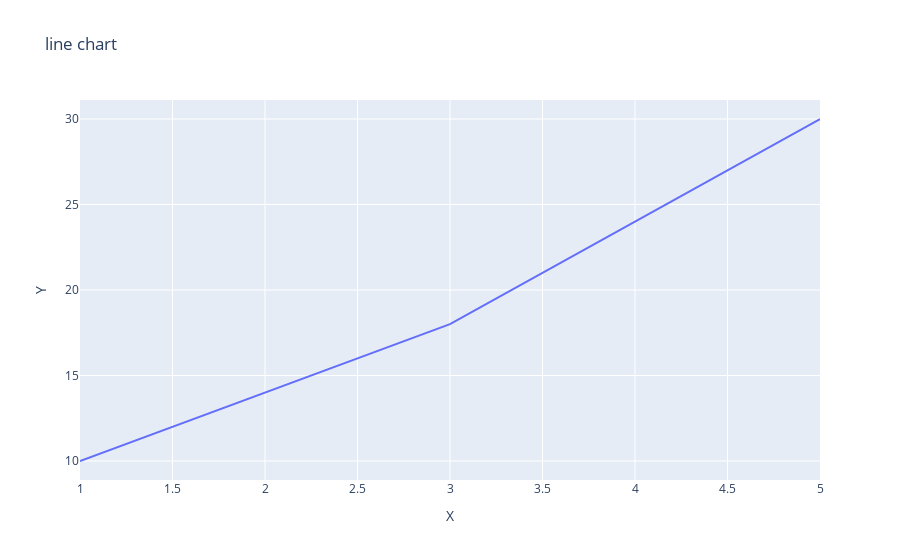

Notebook source saved alongside this figure:
### Code cell
# line chart
x=[1,2,3,4,5]
y=[10,14,18,24,30]

fig = px.line(x=x, y=y, title='line chart', labels={'x':'X', 'y':'Y'})
fig.show()

### Figure 1 — Plotly figure (JSON) as saved in the notebook; plotly's stock layout.template omitted (floating-point values rounded to 4 significant figures)
{"data": [{"hovertemplate": "X=%{x}<br>Y=%{y}<extra></extra>", "legendgroup": "", "line": {"color": "#636efa", "dash": "solid"}, "marker": {"symbol": "circle"}, "mode": "lines", "name": "", "orientation": "v", "showlegend": false, "type": "scatter", "x": [1, 2, 3, 4, 5], "xaxis": "x", "y": [10, 14, 18, 24, 30], "yaxis": "y"}], "layout": {"legend": {"tracegroupgap": 0}, "title": {"text": "line chart"}, "xaxis": {"anchor": "y", "domain": [0, 1], "title": {"text": "X"}}, "yaxis": {"anchor": "x", "domain": [0, 1], "title": {"text": "Y"}}}}
